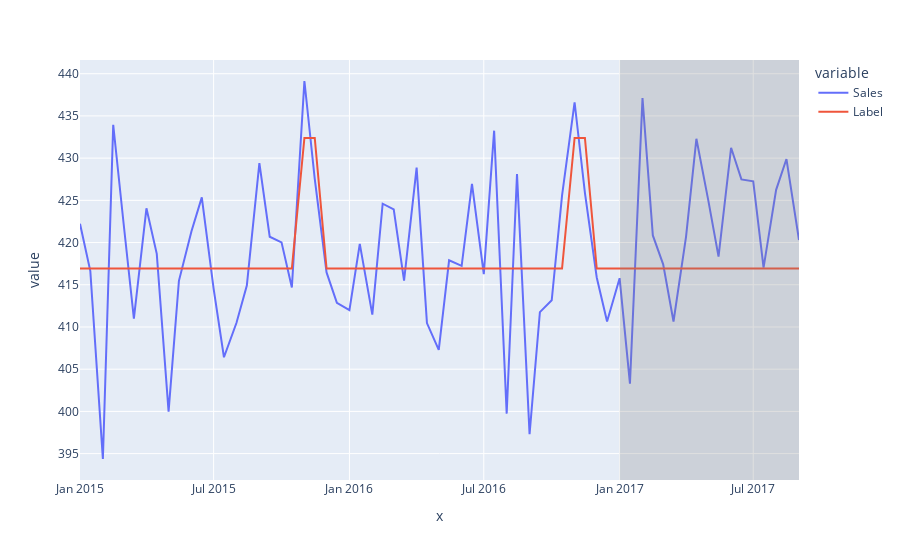

Notebook code for this chart:
### Code cell
# generate predictions on the original dataset
predictions = predict_model(best, data=Fanshop)
# add a date column in the dataset
predictions['Date'] = pd.date_range(start='2015-01-01', end = '2017-09-01', freq = 'SMS')
# line plot
fig = px.line(predictions, x=Fanshop.index, y=["Sales", "Label"])
# add a vertical rectange for test-set separation
fig.add_vrect(x0="2017-01-01", x1="2017-09-01", fillcolor="grey", opacity=0.25, line_width=0)
fig.show()
